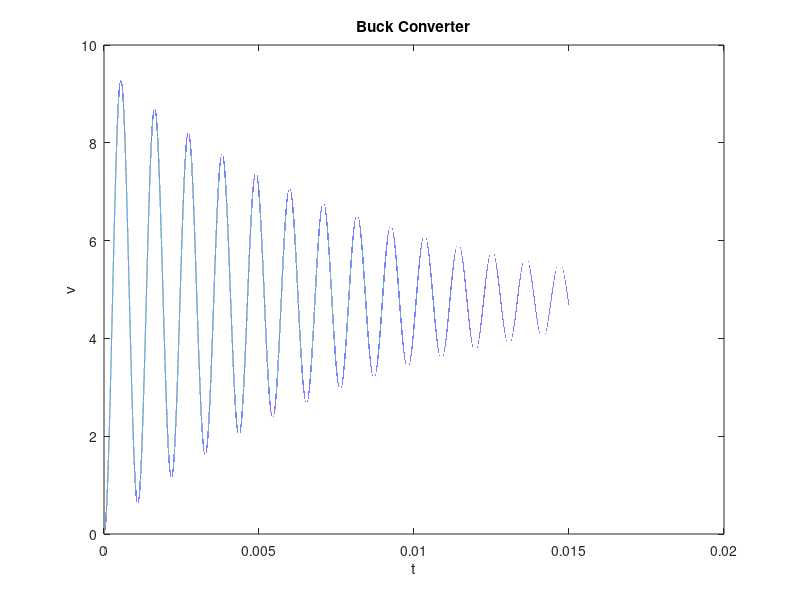

The MATLAB source for this figure:
%Tyler Matthews
%2/23/2019

R = 400;
L = 3e-3;
C = 10e-6;
S = 0.4;
Vin = 12;


A = [0, -1/L;
     1/C, -1/(R*C)];
C = [0, 1];
D = [0];

%PART A
%Vout / Vin
B = [S/L; 0]
[NUM,DEN] = ss2tf(A,B,C,D);
TF = tf(NUM,DEN)

%Vout / S
B = [Vin/L; 0]
[NUM,DEN] = ss2tf(A,B,C,D);
TF = tf(NUM,DEN)

POLES = pole(TF) %Only run this once because the poles do not change with a change in B
EIGENVALUES = eig(A)

%PART B
B = [1/L; 0];

T = 1/55000;
z = 1000;
t = 0 : T/z : 0.015;
N = length(t);

x = zeros(2, N);
y = zeros(1, N);
f = zeros(2, N);

%Setting Duty Cycle
%LOW
j = mod(0:N-1, 100);
temp = find(j>40);
j(temp) = 0; 
%HIGH
temp = find(j);
j(temp) = 1;

%Input
Vin = 12 * ones(1,N);
u = Vin.*j;

x(1) = 0; %Inital Condition

for k=1:N-1
    f(:,k) = A*x(:,k) + B*u(k);
    x(:,k+1) = x(:,k) + (T/1000)*f(:,k);
    y(k+1) = C*x(:,k+1);
end

plot(t,y);
title('Buck Converter');
xlabel('t');
ylabel('v');

